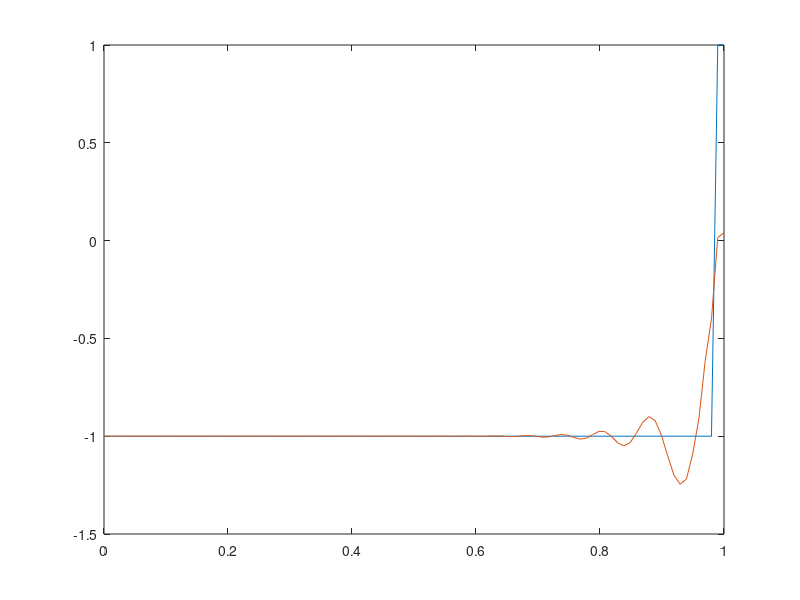

Source code (MATLAB):
%Right now 1d wave eqn
close all;clear;clc
%%
n=100;
L=1;
U(:,1)=ones(n,1);
x=linspace(0,L,n);
dt=0.001;
dx=x(2)-x(1);
%% Initialization
U(1:round(n/2))=-1;
L=U(1,:);
a=1;
dt=10*dx^2/abs(a);
time=0;
%% Central difference with second order scaled artificial dissipation
for tstep=1:1:100000
    for i=2:n-1
        U(i,tstep+1)=U(i,tstep)-a*dt*(U(i+1,tstep)-U(i-1,tstep))/(2*dx)+abs(a)*1e-3*dt*((U(i+1,tstep)+U(i-1,tstep)-2*U(i,tstep))/dx^2);

    end
    U(1,tstep+1)=U(2,tstep);
    U(end,tstep+1)=U(end-1,tstep);
    for i=1:n
        L(i)=U(i,tstep+1);
        if U(i,tstep+1)>0
            L(i)=1;
        else
            L(i)=-1;
        end
    end
    hold off
    plot(x,L);
    hold on
    plot(x,U(:,tstep+1));
    drawnow;
    U(:,tstep)=U(:,tstep+1);
    time=time+dt;
    if time>0.5/abs(a)
        break;
    end
end